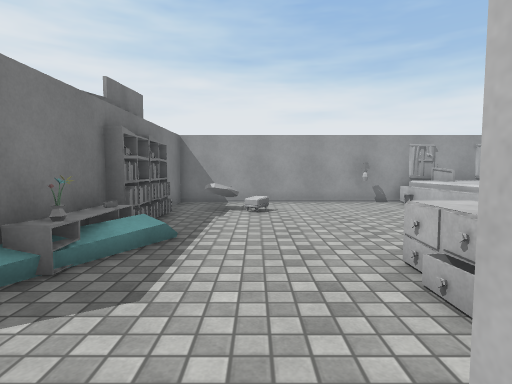
view 1 (above)

21 first-person views from a walk through a 3-D level made in the Unity game engine. The camera is 1.2 m above the floor, tilts 4° down and sees 80° across. The floor is counted in squares, 1 m on a side. Each view is taken from the middle of a square. On the plan, view 1 faces up. The plan holds only what a view shows up to about 13 squares ahead; the rest is blank. The place goes on beyond the plan. Some animated figures are left out. Surface patterns are stand-ins for the level's own textures.

view 2
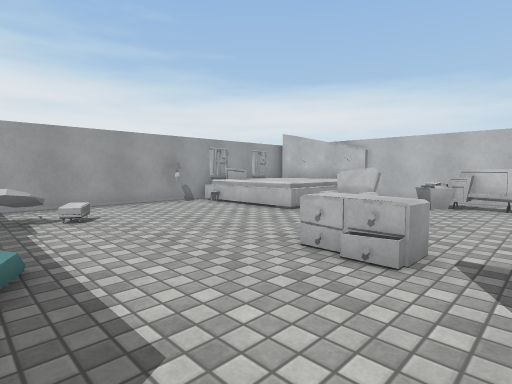

view 3
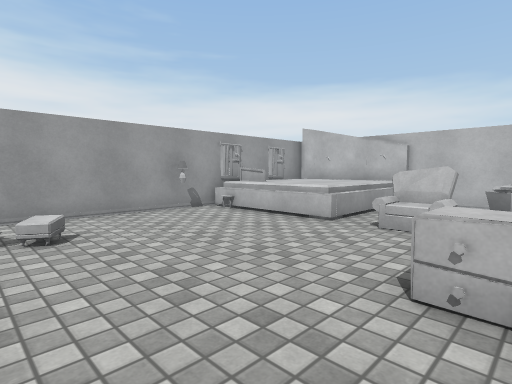

view 4
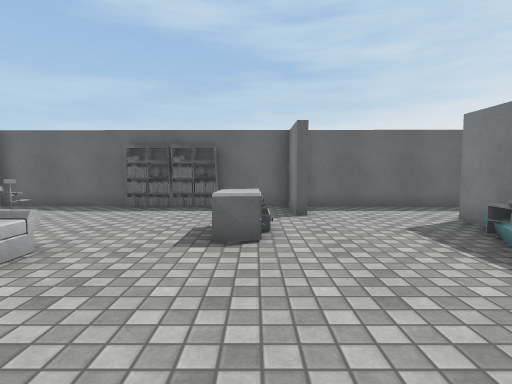

view 5
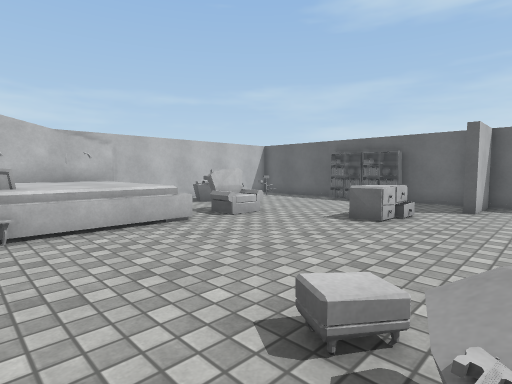

view 6
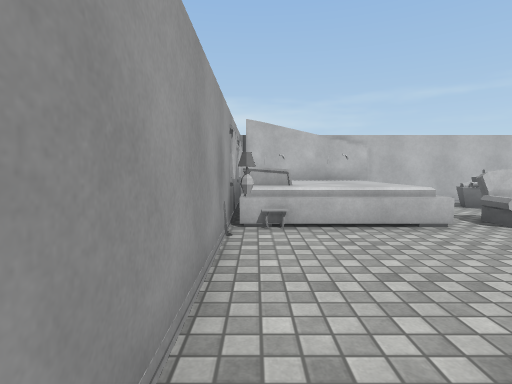

view 7
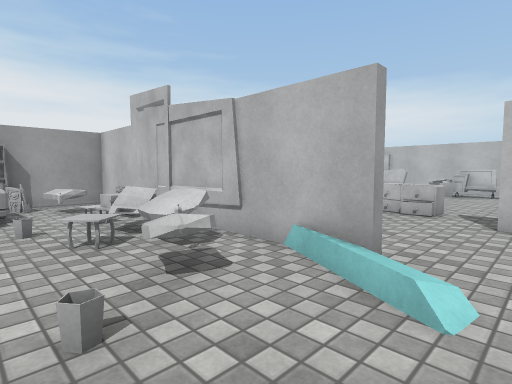

view 8
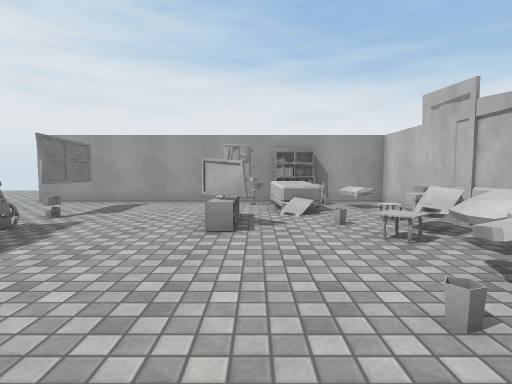

view 9
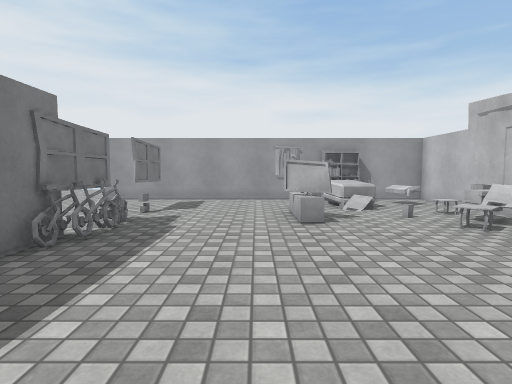

view 10
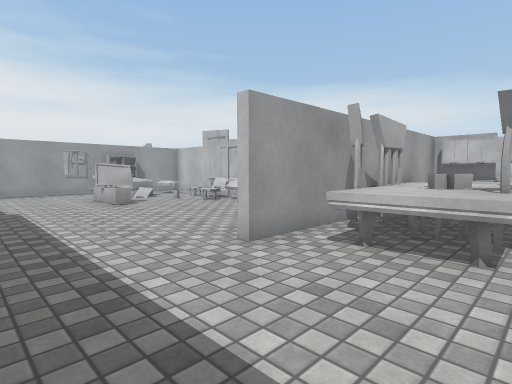

view 11
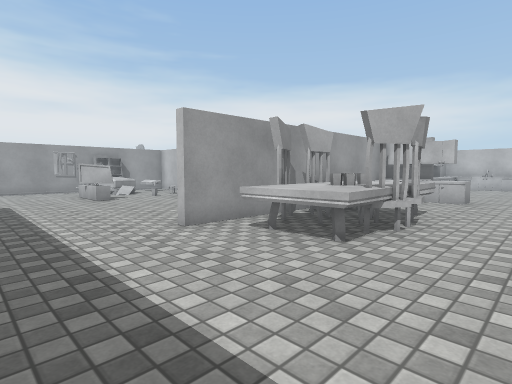

view 12
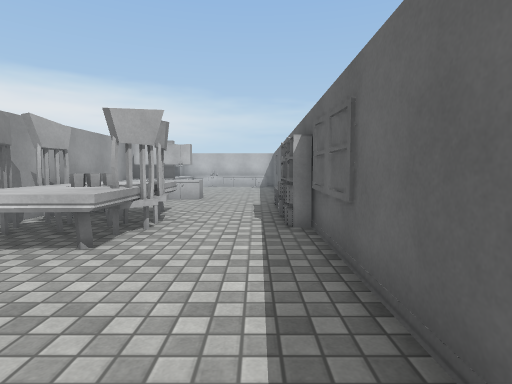

view 13
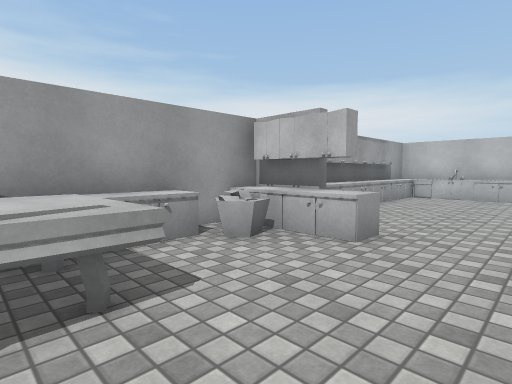

view 14
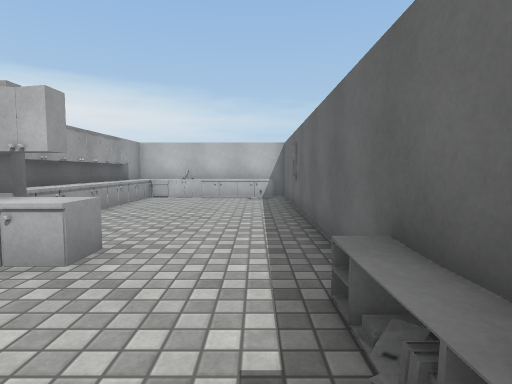

view 15
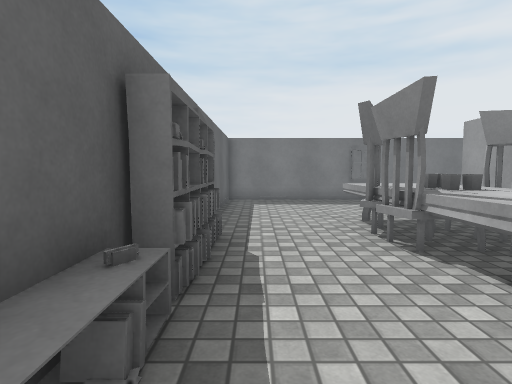

view 16
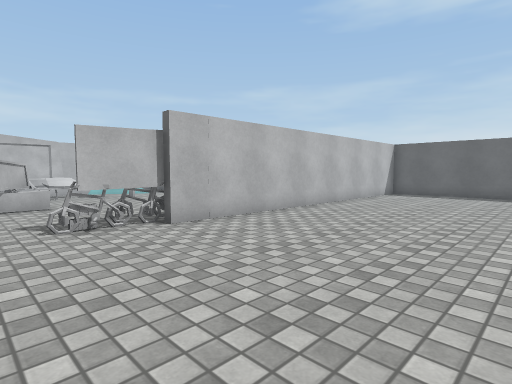

view 17
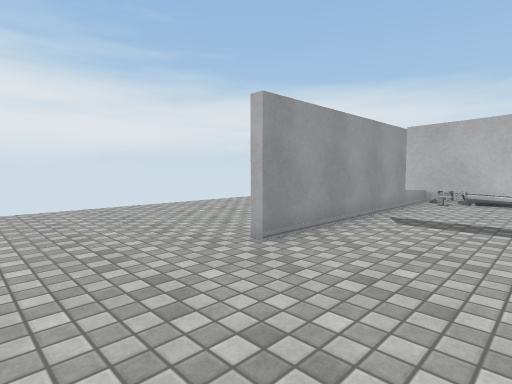

view 18
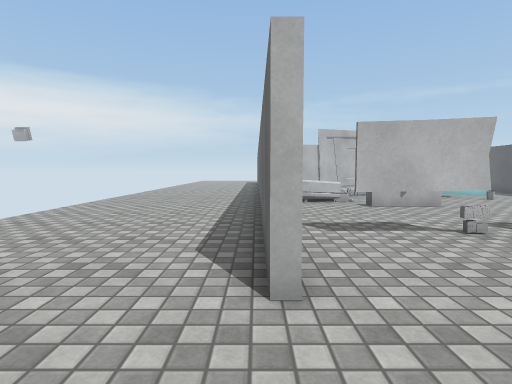

view 19
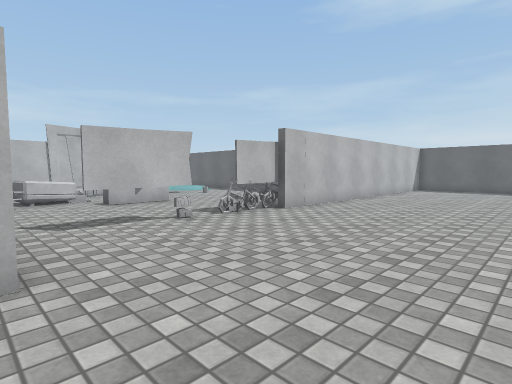

view 20
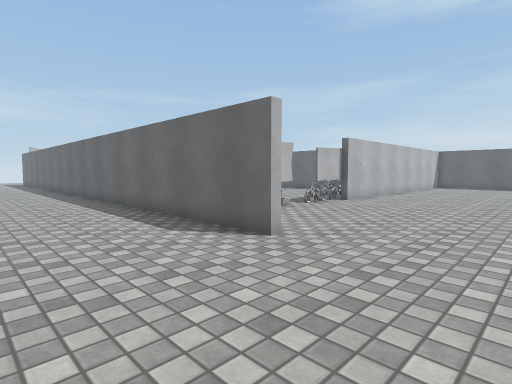

view 21
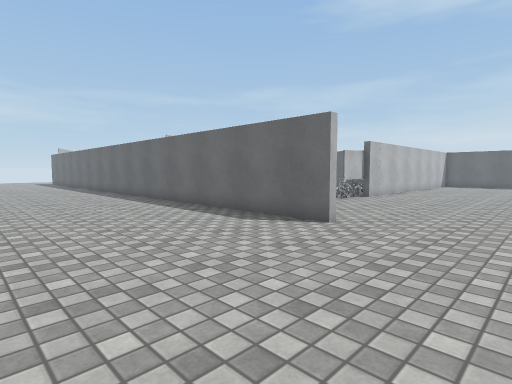

### Floor plan
Key: @ floor where view 1 was taken; # wall or solid block; . main floor; : floor 0.25 m higher than the main floor; = window, fence, low wall or low ledge; ^ raised ledge; B bed; T TV; S shelf; I bin; G guitar; K bike; C chair; U counter; A cabinet; L table; O other object.
Columns run from 20 left of view 1 to 9 right of it. Each row starts with its distance up from view 1.
 18 ...............
 17  ...............
 16 ................
 15 ................
 14 ................
 13 ................
 12 ....##########################
 11 ............#SGO=#......OBBTBB
 10 .......=.....==OO#OG.....BBTBB
  9 .......=.....==O.#.OO....BBBBB
  8 .......=...^.....SO......BBBBB
  7 ...........T....=S.......BBBBB
  6 .......K...^...==O.......OO.
  5 .......K.......OO#O......OO..
  4 ......#K.......OO#....OO....II
  3 ......#.......OO #....OO.....O
  2 ......#.........##....O......
  1  .....#...... ..:............
  0  .....#....... .....@#.......=
 -1  .....#....#############SS####
 -2  .....#......CCCUUUIA# OAAAAAU
 -3  .....#....LLOOLL..IA# .......
 -4  .....#....LLOOLL...A.........
 -5  .....#.....LCCC....U.........
 -6  .... #.......................
 -7  ...  #......................
 -8  ##   ########S#S#############

Positions as (right, up) in squares from view 1, and headings:
1: (0, 0), facing up
2: (-2, 1), facing up-right
3: (-1, 3), facing up-right
4: (2, 9), facing down
5: (-1, 11), facing down-right
6: (-1, 11), facing right
7: (-7, 0), facing up-right
8: (-8, 0), facing up
9: (-10, -1), facing up
10: (-13, -5), facing up-right
11: (-13, -7), facing up-right
12: (-13, -7), facing right
13: (-5, -7), facing up-right
14: (-4, -7), facing right
15: (-1, -7), facing left
16: (-20, 8), facing down-right
17: (-20, 8), facing up-right
18: (-19, 12), facing right
19: (-20, 12), facing down-right
20: (-20, 16), facing down-right
21: (-20, 18), facing down-right
